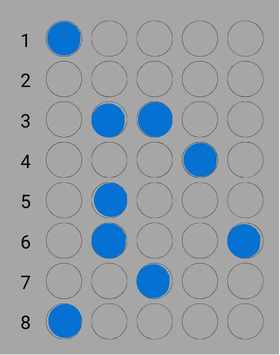
#> input picture opticial.jpg, 280 x 355 px
$ python code.py
#> lines starting #> are read from the running program, lines starting #| are printed output that depends on the picture; after the words box and inside, x2 and y2 are one past the last pixel; in counts of white or black regions, pixels touching at a corner belong together
import cv2
import numpy as np
from typing import List, Tuple, Dict
import string


class OpticalFormReader:
    def __init__(self, y_threshold: int = 10, filling_threshold: float = 0.6):
        self.y_threshold = y_threshold
        self.filling_threshold = filling_threshold

    def detect_circles_and_marks(self, image_path: str, answer_key: List[str]) -> Tuple[np.ndarray, List[Dict]]:
        image = cv2.imread(image_path)
        output = image.copy()
        gray = cv2.cvtColor(image, cv2.COLOR_BGR2GRAY)

        circles = cv2.HoughCircles(
            gray,
            cv2.HOUGH_GRADIENT,
            dp=1,
            minDist=20,
            param1=50,
            param2=30,
            minRadius=10,
            maxRadius=50
        )

        detected_circles = []

        if circles is not None:
            circles = np.uint16(np.around(circles))
            grouped_circles = self.group_circles(
                [{
                    'x': int(c[0]),
                    'y': int(c[1]),
                    'radius': int(c[2]),
                    'is_filled': cv2.mean(gray, mask=self.create_circle_mask(gray, int(c[0]), int(c[1]), int(c[2])-2))[0] < 128
                } for c in circles[0, :]]
            )

            for group_idx, group in enumerate(grouped_circles):
                if group_idx >= len(answer_key):
                    break

                correct_answer = answer_key[group_idx]
                correct_index = string.ascii_lowercase.index(correct_answer)

                marked_circles = [c for c in group if c['is_filled']]
                is_marked = len(marked_circles) == 1

                correct_circle = group[correct_index]
                overlay = output.copy()
                cv2.circle(
                    overlay,
                    (correct_circle['x'], correct_circle['y']),
                    correct_circle['radius']-2,
                    (0, 255, 0),
                    -1
                )
                cv2.addWeighted(overlay, 0.3, output, 0.7, 0, output)

                for idx, circle in enumerate(group):
                    x, y, r = circle['x'], circle['y'], circle['radius']
                    is_filled = circle['is_filled']

                    cv2.circle(output, (x, y), r, (0, 0, 0), 2)

                    if is_marked and is_filled:
                        if idx == correct_index:
                            cv2.circle(output, (x, y), r-2, (0, 255, 0), -1)
                        else:
                            cv2.circle(output, (x, y), r-2, (0, 0, 255), -1)

                    circle['group_index'] = group_idx
                    detected_circles.append(circle)

        return output, detected_circles

    def create_circle_mask(self, image: np.ndarray, x: int, y: int, r: int) -> np.ndarray:
        mask = np.zeros(image.shape, dtype=np.uint8)
        cv2.circle(mask, (x, y), r, 255, -1)
        return mask

    def group_circles(self, circles: List[Dict]) -> List[List[Dict]]:
        if not circles:
            return []

        circles = sorted(circles, key=lambda x: x['y'])
        groups = []
        current_group = [circles[0]]

        for circle in circles[1:]:
            if abs(circle['y'] - current_group[0]['y']) <= self.y_threshold:
                current_group.append(circle)
            else:
                current_group = sorted(current_group, key=lambda x: x['x'])
                groups.append(current_group)
                current_group = [circle]

        if current_group:
            current_group = sorted(current_group, key=lambda x: x['x'])
            groups.append(current_group)

        return groups

    def analyze_groups(self, groups: List[List[Dict]], answer_key: List[str]) -> Dict[str, int]:
        results = {
            'correct': 0,
            'incorrect': 0,
            'empty': 0,
            'invalid': 0
        }
        answer_status = []

        for i, group in enumerate(groups):
            if i >= len(answer_key):
                break

            marked_circles = sum(1 for circle in group if circle['is_filled'])

            if marked_circles == 0:
                results['empty'] += 1
                answer_status.append((i + 1, 'Empty', None, answer_key[i]))
            elif marked_circles > 1:
                results['invalid'] += 1
                answer_status.append((i + 1, 'Invalid', None, answer_key[i]))
            else:
                marked_index = next(i for i, circle in enumerate(group) if circle['is_filled'])
                marked_answer = string.ascii_lowercase[marked_index]
                correct_answer = answer_key[i]

                if marked_answer == correct_answer:
                    results['correct'] += 1
                    answer_status.append((i + 1, 'Correct', marked_answer, correct_answer))
                else:
                    results['incorrect'] += 1
                    answer_status.append((i + 1, 'Incorrect', marked_answer, correct_answer))

        return results, answer_status

    def print_results(self, results: Dict[str, int], answer_status: List[Tuple[int, str, str, str]], total_questions: int) -> None:
        print("\nResults:")
        print("Question | Marked Answer | Correct Answer | Status")
        for status in answer_status:
            marked_answer = status[2] if status[2] is not None else 'N'
            print(f"Q{status[0]} | {marked_answer} | {status[3]} | {status[1]}")

        accuracy = (results['correct'] / total_questions) * 100
        print(f"\nAccuracy: {accuracy:.2f}%")


def main(image_path: str, answer_key: List[str]):
    reader = OpticalFormReader()
    processed_image, circles = reader.detect_circles_and_marks(image_path, answer_key)
#> in detect_circles_and_marks, image is the input picture: shape (355, 280, 3); mean B, G, R 167.7, 159.7, 150.9
#> in detect_circles_and_marks, `gray = cv2.cvtColor(image, cv2.COLOR_BGR2GRAY)`:
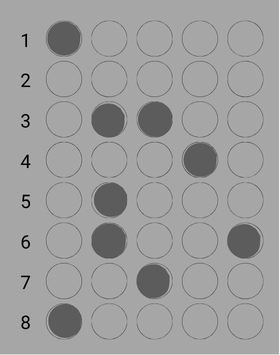
#> gray: shape (355, 280); min 0, max 251, mean 158
#> in detect_circles_and_marks, `circles = cv2.HoughCircles( gray, cv2.HOUGH_GRADIENT, dp=1, minDist=20..`: circles = 40 rows, first 8: [199.5, 78.5, 16.7], [63.5, 280.5, 16.7], [199.5, 280.5, 18.8], [63.5, 199.5, 16.9], [63.5, 159.5, 16.9], [199.5, 199.5, 16.9], [108.5, 240.5, 17.7], [108.5, 280.5, 16.9]
#> in detect_circles_and_marks, `circles = np.uint16(np.around(circles))`: circles = 40 rows, first 8: [200, 78, 17], [64, 280, 17], [200, 280, 19], [64, 200, 17], [64, 160, 17], [200, 200, 17], [108, 240, 18], [108, 280, 17]
#> in create_circle_mask, `cv2.circle(mask, (x, y), r, 255, -1)`:
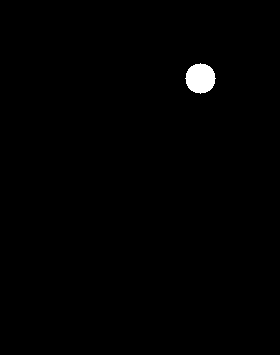
#> mask: shape (355, 280); 0.71% white; 1 white region, box (x1, y1, x2, y2) and area: (185, 63, 216, 94) 709
#> in create_circle_mask (call 2), `cv2.circle(mask, (x, y), r, 255, -1)`: mask: shape (355, 280); 0.71% white; 1 white region, box (x1, y1, x2, y2) and area: (49, 265, 80, 296) 709
#> in create_circle_mask (call 3), `cv2.circle(mask, (x, y), r, 255, -1)`: mask: shape (355, 280); 0.91% white; 1 white region, box (x1, y1, x2, y2) and area: (183, 263, 218, 298) 901
#> in create_circle_mask (call 4), `cv2.circle(mask, (x, y), r, 255, -1)`: mask: shape (355, 280); 0.71% white; 1 white region, box (x1, y1, x2, y2) and area: (49, 185, 80, 216) 709
#> in create_circle_mask (call 5), `cv2.circle(mask, (x, y), r, 255, -1)`: mask: shape (355, 280); 0.71% white; 1 white region, box (x1, y1, x2, y2) and area: (49, 145, 80, 176) 709
#> in create_circle_mask (call 6), `cv2.circle(mask, (x, y), r, 255, -1)`: mask: shape (355, 280); 0.71% white; 1 white region, box (x1, y1, x2, y2) and area: (185, 185, 216, 216) 709
#> in create_circle_mask (call 7), `cv2.circle(mask, (x, y), r, 255, -1)`: mask: shape (355, 280); 0.8% white; 1 white region, box (x1, y1, x2, y2) and area: (92, 224, 125, 257) 797
#> in create_circle_mask (call 8), `cv2.circle(mask, (x, y), r, 255, -1)`: mask: shape (355, 280); 0.71% white; 1 white region, box (x1, y1, x2, y2) and area: (93, 265, 124, 296) 709
#> in create_circle_mask (call 9), `cv2.circle(mask, (x, y), r, 255, -1)`: mask: shape (355, 280); 0.71% white; 1 white region, box (x1, y1, x2, y2) and area: (139, 63, 170, 94) 709
#> in create_circle_mask (call 10), `cv2.circle(mask, (x, y), r, 255, -1)`: mask: shape (355, 280); 0.71% white; 1 white region, box (x1, y1, x2, y2) and area: (49, 103, 80, 134) 709
#> in create_circle_mask (call 11), `cv2.circle(mask, (x, y), r, 255, -1)`: mask: shape (355, 280); 0.71% white; 1 white region, box (x1, y1, x2, y2) and area: (139, 145, 170, 176) 709
#> in create_circle_mask (call 12), `cv2.circle(mask, (x, y), r, 255, -1)`: mask: shape (355, 280); 0.71% white; 1 white region, box (x1, y1, x2, y2) and area: (185, 23, 216, 54) 709
#> in create_circle_mask (call 13), `cv2.circle(mask, (x, y), r, 255, -1)`: mask: shape (355, 280); 0.71% white; 1 white region, box (x1, y1, x2, y2) and area: (185, 225, 216, 256) 709
#> in create_circle_mask (call 14), `cv2.circle(mask, (x, y), r, 255, -1)`: mask: shape (355, 280); 0.71% white; 1 white region, box (x1, y1, x2, y2) and area: (185, 305, 216, 336) 709
#> in create_circle_mask (call 15), `cv2.circle(mask, (x, y), r, 255, -1)`: mask: shape (355, 280); 0.71% white; 1 white region, box (x1, y1, x2, y2) and area: (95, 185, 126, 216) 709
#> in create_circle_mask (call 16), `cv2.circle(mask, (x, y), r, 255, -1)`: mask: shape (355, 280); 0.71% white; 1 white region, box (x1, y1, x2, y2) and area: (185, 103, 216, 134) 709
#> in create_circle_mask (call 17), `cv2.circle(mask, (x, y), r, 255, -1)`: mask: shape (355, 280); 0.8% white; 1 white region, box (x1, y1, x2, y2) and area: (230, 184, 263, 217) 797
#> in create_circle_mask (call 18), `cv2.circle(mask, (x, y), r, 255, -1)`: mask: shape (355, 280); 0.71% white; 1 white region, box (x1, y1, x2, y2) and area: (51, 305, 82, 336) 709
#> in create_circle_mask (call 19), `cv2.circle(mask, (x, y), r, 255, -1)`: mask: shape (355, 280); 0.71% white; 1 white region, box (x1, y1, x2, y2) and area: (93, 105, 124, 136) 709
#> in create_circle_mask (call 20), `cv2.circle(mask, (x, y), r, 255, -1)`: mask: shape (355, 280); 0.8% white; 1 white region, box (x1, y1, x2, y2) and area: (46, 224, 79, 257) 797
#> in create_circle_mask (call 21), `cv2.circle(mask, (x, y), r, 255, -1)`: mask: shape (355, 280); 0.8% white; 1 white region, box (x1, y1, x2, y2) and area: (92, 306, 125, 339) 797
#> in create_circle_mask (call 22), `cv2.circle(mask, (x, y), r, 255, -1)`: mask: shape (355, 280); 0.8% white; 1 white region, box (x1, y1, x2, y2) and area: (92, 64, 125, 97) 797
#> in create_circle_mask (call 23), `cv2.circle(mask, (x, y), r, 255, -1)`: mask: shape (355, 280); 0.8% white; 1 white region, box (x1, y1, x2, y2) and area: (94, 144, 127, 177) 797
#> in create_circle_mask (call 24), `cv2.circle(mask, (x, y), r, 255, -1)`: mask: shape (355, 280); 0.8% white; 1 white region, box (x1, y1, x2, y2) and area: (228, 266, 261, 299) 797
#> in create_circle_mask (call 25), `cv2.circle(mask, (x, y), r, 255, -1)`: mask: shape (355, 280); 0.71% white; 1 white region, box (x1, y1, x2, y2) and area: (139, 265, 170, 296) 709
#> in create_circle_mask (call 26), `cv2.circle(mask, (x, y), r, 255, -1)`: mask: shape (355, 280); 0.8% white; 1 white region, box (x1, y1, x2, y2) and area: (230, 304, 263, 337) 797
#> in create_circle_mask (call 27), `cv2.circle(mask, (x, y), r, 255, -1)`: mask: shape (355, 280); 0.8% white; 1 white region, box (x1, y1, x2, y2) and area: (228, 224, 261, 257) 797
#> in create_circle_mask (call 28), `cv2.circle(mask, (x, y), r, 255, -1)`: mask: shape (355, 280); 0.8% white; 1 white region, box (x1, y1, x2, y2) and area: (228, 22, 261, 55) 797
#> in create_circle_mask (call 29), `cv2.circle(mask, (x, y), r, 255, -1)`: mask: shape (355, 280); 0.71% white; 1 white region, box (x1, y1, x2, y2) and area: (47, 63, 78, 94) 709
#> in create_circle_mask (call 30), `cv2.circle(mask, (x, y), r, 255, -1)`: mask: shape (355, 280); 0.71% white; 1 white region, box (x1, y1, x2, y2) and area: (93, 23, 124, 54) 709
#> in create_circle_mask (call 31), `cv2.circle(mask, (x, y), r, 255, -1)`: mask: shape (355, 280); 0.8% white; 1 white region, box (x1, y1, x2, y2) and area: (228, 104, 261, 137) 797
#> in create_circle_mask (call 32), `cv2.circle(mask, (x, y), r, 255, -1)`: mask: shape (355, 280); 0.8% white; 1 white region, box (x1, y1, x2, y2) and area: (138, 102, 171, 135) 797
#> in create_circle_mask (call 33), `cv2.circle(mask, (x, y), r, 255, -1)`: mask: shape (355, 280); 0.71% white; 1 white region, box (x1, y1, x2, y2) and area: (139, 305, 170, 336) 709
#> in create_circle_mask (call 34), `cv2.circle(mask, (x, y), r, 255, -1)`: mask: shape (355, 280); 0.71% white; 1 white region, box (x1, y1, x2, y2) and area: (185, 145, 216, 176) 709
#> in create_circle_mask (call 35), `cv2.circle(mask, (x, y), r, 255, -1)`: mask: shape (355, 280); 0.71% white; 1 white region, box (x1, y1, x2, y2) and area: (229, 145, 260, 176) 709
#> in create_circle_mask (call 36), `cv2.circle(mask, (x, y), r, 255, -1)`: mask: shape (355, 280); 0.71% white; 1 white region, box (x1, y1, x2, y2) and area: (49, 23, 80, 54) 709
#> in create_circle_mask (call 37), `cv2.circle(mask, (x, y), r, 255, -1)`: mask: shape (355, 280); 0.8% white; 1 white region, box (x1, y1, x2, y2) and area: (138, 22, 171, 55) 797
#> in create_circle_mask (call 38), `cv2.circle(mask, (x, y), r, 255, -1)`: mask: shape (355, 280); 0.8% white; 1 white region, box (x1, y1, x2, y2) and area: (138, 184, 171, 217) 797
#> in create_circle_mask (call 39), `cv2.circle(mask, (x, y), r, 255, -1)`:
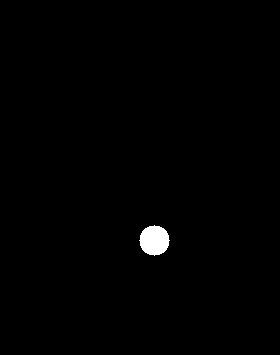
#> mask: shape (355, 280); 0.71% white; 1 white region, box (x1, y1, x2, y2) and area: (139, 225, 170, 256) 709
#> in create_circle_mask (call 40), `cv2.circle(mask, (x, y), r, 255, -1)`:
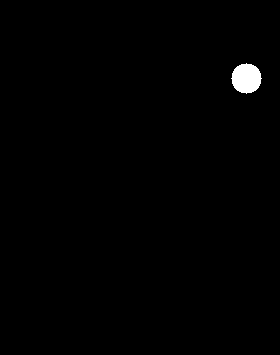
#> mask: shape (355, 280); 0.71% white; 1 white region, box (x1, y1, x2, y2) and area: (231, 63, 262, 94) 709
#> in group_circles, `circles = sorted(circles, key=lambda x: x['y'])`: circles = 40 items
#> the loop in group_circles, `for circle in circles[1:]:` made 39 passes
#> circle on passes 1 to 12: {'x': 244, 'y': 38, 'radius': 18, 'is_filled': False}, {'x': 108, 'y': 38, 'radius': 17, 'is_filled': False}, {'x': 64, 'y': 38, 'radius': 17, 'is_filled': True}, {'x': 154, 'y': 38, 'radius': 18, 'is_filled': False}, {'x': 200, 'y': 78, 'radius': 17, 'is_filled': False}, {'x': 154, 'y': 78, 'radius': 17, 'is_filled': False}, {'x': 62, 'y': 78, 'radius': 17, 'is_filled': False}, {'x': 246, 'y': 78, 'radius': 17, 'is_filled': False}, {'x': 108, 'y': 80, 'radius': 18, 'is_filled': False}, {'x': 64, 'y': 118, 'radius': 17, 'is_filled': False}, {'x': 200, 'y': 118, 'radius': 17, 'is_filled': False}, {'x': 154, 'y': 118, 'radius': 18, 'is_filled': True}
#> after the loop in group_circles, `for circle in circles[1:]:`: groups = 7 items
#> in detect_circles_and_marks, `grouped_circles = self.group_circles( [{ 'x': int(c[0]), 'y': int(c[1]..`: grouped_circles = 8 items
#> the loop in detect_circles_and_marks, `for group_idx, group in enumerate(grouped_circles):` made 8 passes
#> (correct_answer, correct_index, is_marked, correct_circle) on passes 1 to 8: ('a', 0, True, {'x': 64, 'y': 38, 'radius': 17, 'is_filled': True}), ('c', 2, False, {'x': 154, 'y': 78, 'radius': 17, 'is_filled': False}), ('a', 0, False, {'x': 64, 'y': 118, 'radius': 17, 'is_filled': False}), ('d', 3, True, {'x': 200, 'y': 160, 'radius': 17, 'is_filled': True}), ('e', 4, True, {'x': 246, 'y': 200, 'radius': 18, 'is_filled': False}), ('e', 4, False, {'x': 244, 'y': 240, 'radius': 18, 'is_filled': True}), ('b', 1, True, {'x': 108, 'y': 280, 'radius': 17, 'is_filled': False}), ('a', 0, True, {'x': 66, 'y': 320, 'radius': 17, 'is_filled': True})
#> pass 2, in detect_circles_and_marks, `overlay = output.copy()`:
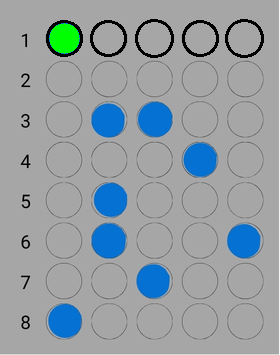
#> overlay: shape (355, 280, 3); mean B, G, R 163.6, 158.2, 148.5
#> pass 3, in detect_circles_and_marks, `overlay = output.copy()`:
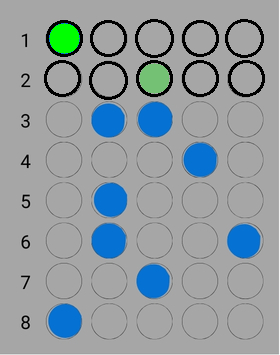
#> overlay: shape (355, 280, 3); mean B, G, R 160.6, 155.8, 145.5
#> after the loop in detect_circles_and_marks, `for group_idx, group in enumerate(grouped_circles):`:
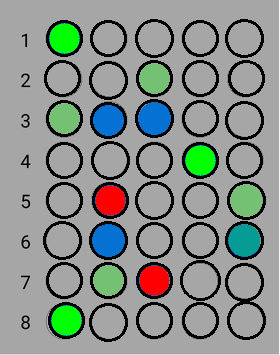
#> output: shape (355, 280, 3); mean B, G, R 136.6, 141.8, 133.6
#> after the loop in detect_circles_and_marks, `for group_idx, group in enumerate(grouped_circles):`: circle = {'x': 246, 'y': 320, 'radius': 18, 'is_filled': False, 'group_index': 7}; detected_circles = 40 items
#> circles = 40 items
    groups = reader.group_circles(circles)
#> the loop in group_circles (call 2), `for circle in circles[1:]:` made 39 passes
#> groups = 8 items
    results, answer_status = reader.analyze_groups(groups, answer_key)
#> the loop in analyze_groups, `for i, group in enumerate(groups):` made 8 passes
#> (marked_circles, marked_index, marked_answer, correct_answer) on passes 1, 4, 5, 7, 8: (1, 0, 'a', 'a'), (1, 3, 'd', 'd'), (1, 1, 'b', 'e'), (1, 2, 'c', 'b'), (1, 0, 'a', 'a')
#> marked_circles on passes 2, 3, 6: 0, 2, 2
#> after the loop in analyze_groups, `for i, group in enumerate(groups):`: results = {'correct': 3, 'incorrect': 2, 'empty': 1, 'invalid': 2}
#> answer_status = 8 items
    total_questions = len(answer_key)
    reader.print_results(results, answer_status, total_questions)
#> the loop in print_results, `for status in answer_status:` made 8 passes
#> (status, marked_answer) on passes 1, 4, 5, 7, 8: ((1, 'Correct', 'a', 'a'), 'a'), ((4, 'Correct', 'd', 'd'), 'd'), ((5, 'Incorrect', 'b', 'e'), 'b'), ((7, 'Incorrect', 'c', 'b'), 'c'), ((8, 'Correct', 'a', 'a'), 'a')
#> marked_answer on passes 2, 3, 6: 'N', 'N', 'N'
#| Q1 | a | a | Correct
#| Q2 | N | c | Empty
#| Q3 | N | a | Invalid
#| Q4 | d | d | Correct
#| Q5 | b | e | Incorrect
#| Q6 | N | e | Invalid
#| Q7 | c | b | Incorrect
#| Q8 | a | a | Correct
#> in print_results, `accuracy = (results['correct'] / total_questions) * 100`: accuracy = 37.5
#| Accuracy: 37.50%

    cv2.imshow('Detected Circles', processed_image)
    cv2.waitKey(0)
    cv2.destroyAllWindows()


if __name__ == "__main__":
    image_path = "opticial.jpg"
    answer_key = ['a', 'c', 'a', 'd', 'e', 'e', 'b', 'a']
    main(image_path, answer_key)
